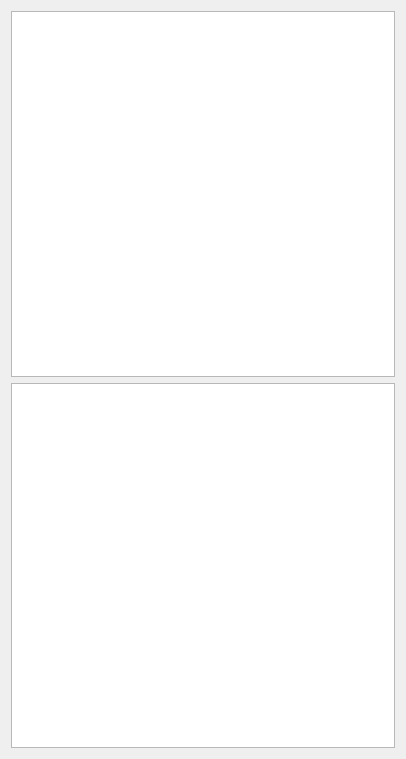
<?xml version="1.0" encoding="UTF-8"?>
<ui version="4.0">
 <class>IGeoToolWidget</class>
 <widget class="QWidget" name="IGeoToolWidget">
  <property name="geometry">
   <rect>
    <x>0</x>
    <y>0</y>
    <width>406</width>
    <height>759</height>
   </rect>
  </property>
  <property name="windowTitle">
   <string>Form</string>
  </property>
  <layout class="QVBoxLayout" name="verticalLayout">
   <item>
    <widget class="QTreeWidget" name="treeWorkspace">
     <property name="editTriggers">
      <set>QAbstractItemView::DoubleClicked</set>
     </property>
     <property name="headerHidden">
      <bool>true</bool>
     </property>
     <property name="columnCount">
      <number>2</number>
     </property>
     <column>
      <property name="text">
       <string notr="true">1</string>
      </property>
     </column>
     <column>
      <property name="text">
       <string notr="true">2</string>
      </property>
     </column>
    </widget>
   </item>
   <item>
    <widget class="QTreeWidget" name="treeDatabase">
     <property name="contextMenuPolicy">
      <enum>Qt::CustomContextMenu</enum>
     </property>
     <property name="editTriggers">
      <set>QAbstractItemView::EditKeyPressed|QAbstractItemView::SelectedClicked</set>
     </property>
     <property name="selectionMode">
      <enum>QAbstractItemView::ExtendedSelection</enum>
     </property>
     <property name="sortingEnabled">
      <bool>false</bool>
     </property>
     <property name="columnCount">
      <number>2</number>
     </property>
     <attribute name="headerVisible">
      <bool>false</bool>
     </attribute>
     <attribute name="headerStretchLastSection">
      <bool>false</bool>
     </attribute>
     <attribute name="headerVisible">
      <bool>false</bool>
     </attribute>
     <attribute name="headerStretchLastSection">
      <bool>false</bool>
     </attribute>
     <column>
      <property name="text">
       <string notr="true">1</string>
      </property>
     </column>
     <column>
      <property name="text">
       <string notr="true">2</string>
      </property>
     </column>
    </widget>
   </item>
  </layout>
 </widget>
 <resources/>
 <connections/>
</ui>
